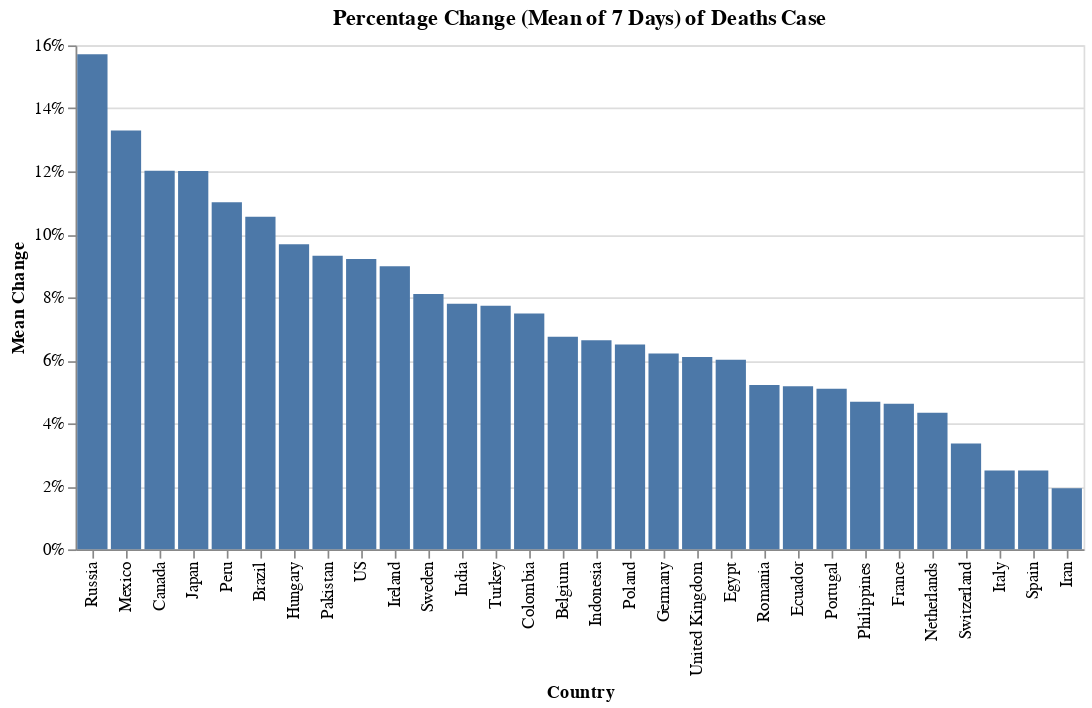

Notebook code cell kept with this figure:
### Code cell
#hide_input
alt.Chart(df_deaths_major).mark_bar().encode(
    alt.X('Country:N', sort='-y'),
    alt.Y('Change_Mean_7D:Q', axis=alt.Axis(format='%'), title='Mean Change'),
    tooltip=list(df_deaths_major)
).properties(
    width=600,
    title='Percentage Change (Mean of 7 Days) of Deaths Case'
)

### Figure 1 — Vega-Lite specification as saved in the notebook (floating-point values rounded to 4 significant figures)
{"config": {"view": {"continuousWidth": 400, "continuousHeight": 300}}, "data": {"name": "data-a95bb7256fa40f72b4e2c51c721b30c4"}, "mark": "bar", "encoding": {"tooltip": [{"type": "nominal", "field": "Country"}, {"type": "quantitative", "field": "Total"}, {"type": "quantitative", "field": "New"}, {"type": "quantitative", "field": "New_Mean_7D"}, {"type": "quantitative", "field": "Change"}, {"type": "quantitative", "field": "Change_Mean_7D"}, {"type": "quantitative", "field": "Trending"}, {"type": "quantitative", "field": "Weight"}], "x": {"type": "nominal", "field": "Country", "sort": "-y"}, "y": {"type": "quantitative", "axis": {"format": "%"}, "field": "Change_Mean_7D", "title": "Mean Change"}}, "title": "Percentage Change (Mean of 7 Days) of Deaths Case", "width": 600, "$schema": "https://vega.github.io/schema/vega-lite/v4.8.1.json", "datasets": {"data-a95bb7256fa40f72b4e2c51c721b30c4": [{"Country": "US", "Total": 40661, "New": 1997.0, "New_Mean_7D": 2663.0, "Change": 0.0517, "Change_Mean_7D": 0.0922, "Trending": -0.0405, "Weight": 0.3609}, {"Country": "United Kingdom", "Total": 16095, "New": 597.0, "New_Mean_7D": 781.0, "Change": 0.0385, "Change_Mean_7D": 0.0611, "Trending": -0.0226, "Weight": 0.1079}, {"Country": "Italy", "Total": 23660, "New": 433.0, "New_Mean_7D": 537.0, "Change": 0.0186, "Change_Mean_7D": 0.025, "Trending": -0.0064, "Weight": 0.0782}, {"Country": "Spain", "Total": 20453, "New": 410.0, "New_Mean_7D": 463.0, "Change": 0.0205, "Change_Mean_7D": 0.025, "Trending": -0.0046, "Weight": 0.0741}, {"Country": "France", "Total": 19744, "New": 399.0, "New_Mean_7D": 762.0, "Change": 0.0206, "Change_Mean_7D": 0.0462, "Trending": -0.0256, "Weight": 0.0721}, {"Country": "Belgium", "Total": 5683, "New": 230.0, "New_Mean_7D": 298.0, "Change": 0.0422, "Change_Mean_7D": 0.0675, "Trending": -0.0253, "Weight": 0.0416}, {"Country": "Canada", "Total": 1563, "New": 164.0, "New_Mean_7D": 121.0, "Change": 0.1172, "Change_Mean_7D": 0.1202, "Trending": -0.0029, "Weight": 0.0296}, {"Country": "Germany", "Total": 4586, "New": 127.0, "New_Mean_7D": 223.0, "Change": 0.0285, "Change_Mean_7D": 0.0622, "Trending": -0.0337, "Weight": 0.0229}, {"Country": "Turkey", "Total": 2017, "New": 127.0, "New_Mean_7D": 117.0, "Change": 0.0672, "Change_Mean_7D": 0.0773, "Trending": -0.0101, "Weight": 0.0229}, {"Country": "Brazil", "Total": 2462, "New": 108.0, "New_Mean_7D": 177.0, "Change": 0.0459, "Change_Mean_7D": 0.1056, "Trending": -0.0597, "Weight": 0.0195}, {"Country": "Mexico", "Total": 650, "New": 104.0, "New_Mean_7D": 54.0, "Change": 0.1905, "Change_Mean_7D": 0.133, "Trending": 0.0575, "Weight": 0.0188}, {"Country": "Iran", "Total": 5118, "New": 87.0, "New_Mean_7D": 92.0, "Change": 0.0173, "Change_Mean_7D": 0.0194, "Trending": -0.0021, "Weight": 0.0157}, {"Country": "Netherlands", "Total": 3697, "New": 84.0, "New_Mean_7D": 136.0, "Change": 0.0232, "Change_Mean_7D": 0.0434, "Trending": -0.0202, "Weight": 0.0152}, {"Country": "Peru", "Total": 400, "New": 52.0, "New_Mean_7D": 30.0, "Change": 0.1494, "Change_Mean_7D": 0.1102, "Trending": 0.0392, "Weight": 0.0094}, {"Country": "Russia", "Total": 361, "New": 48.0, "New_Mean_7D": 33.0, "Change": 0.1534, "Change_Mean_7D": 0.1572, "Trending": -0.0038, "Weight": 0.0087}, {"Country": "Indonesia", "Total": 582, "New": 47.0, "New_Mean_7D": 30.0, "Change": 0.0879, "Change_Mean_7D": 0.0664, "Trending": 0.0215, "Weight": 0.0085}, {"Country": "Ireland", "Total": 610, "New": 39.0, "New_Mean_7D": 39.0, "Change": 0.0683, "Change_Mean_7D": 0.0899, "Trending": -0.0216, "Weight": 0.007}, {"Country": "India", "Total": 559, "New": 38.0, "New_Mean_7D": 33.0, "Change": 0.0729, "Change_Mean_7D": 0.078, "Trending": -0.005, "Weight": 0.0069}, {"Country": "Romania", "Total": 451, "New": 30.0, "New_Mean_7D": 19.0, "Change": 0.0713, "Change_Mean_7D": 0.0522, "Trending": 0.019, "Weight": 0.0054}, {"Country": "Sweden", "Total": 1540, "New": 29.0, "New_Mean_7D": 92.0, "Change": 0.0192, "Change_Mean_7D": 0.0811, "Trending": -0.0619, "Weight": 0.0052}, {"Country": "Portugal", "Total": 714, "New": 27.0, "New_Mean_7D": 30.0, "Change": 0.0393, "Change_Mean_7D": 0.051, "Trending": -0.0117, "Weight": 0.0049}, {"Country": "Colombia", "Total": 179, "New": 26.0, "New_Mean_7D": 10.0, "Change": 0.1699, "Change_Mean_7D": 0.0749, "Trending": 0.095, "Weight": 0.0047}, {"Country": "Switzerland", "Total": 1393, "New": 25.0, "New_Mean_7D": 41.0, "Change": 0.0183, "Change_Mean_7D": 0.0336, "Trending": -0.0153, "Weight": 0.0045}, {"Country": "Pakistan", "Total": 168, "New": 25.0, "New_Mean_7D": 11.0, "Change": 0.1748, "Change_Mean_7D": 0.0932, "Trending": 0.0816, "Weight": 0.0045}, {"Country": "Ecuador", "Total": 474, "New": 18.0, "New_Mean_7D": 20.0, "Change": 0.0395, "Change_Mean_7D": 0.0518, "Trending": -0.0124, "Weight": 0.0033}, {"Country": "Hungary", "Total": 189, "New": 17.0, "New_Mean_7D": 13.0, "Change": 0.0988, "Change_Mean_7D": 0.0969, "Trending": 0.0019, "Weight": 0.0031}, {"Country": "Egypt", "Total": 239, "New": 15.0, "New_Mean_7D": 11.0, "Change": 0.067, "Change_Mean_7D": 0.0602, "Trending": 0.0067, "Weight": 0.0027}, {"Country": "Japan", "Total": 236, "New": 14.0, "New_Mean_7D": 18.0, "Change": 0.0631, "Change_Mean_7D": 0.1201, "Trending": -0.057, "Weight": 0.0025}, {"Country": "Poland", "Total": 360, "New": 13.0, "New_Mean_7D": 18.0, "Change": 0.0375, "Change_Mean_7D": 0.065, "Trending": -0.0275, "Weight": 0.0023}, {"Country": "Philippines", "Total": 409, "New": 12.0, "New_Mean_7D": 16.0, "Change": 0.0302, "Change_Mean_7D": 0.0469, "Trending": -0.0167, "Weight": 0.0022}]}}
